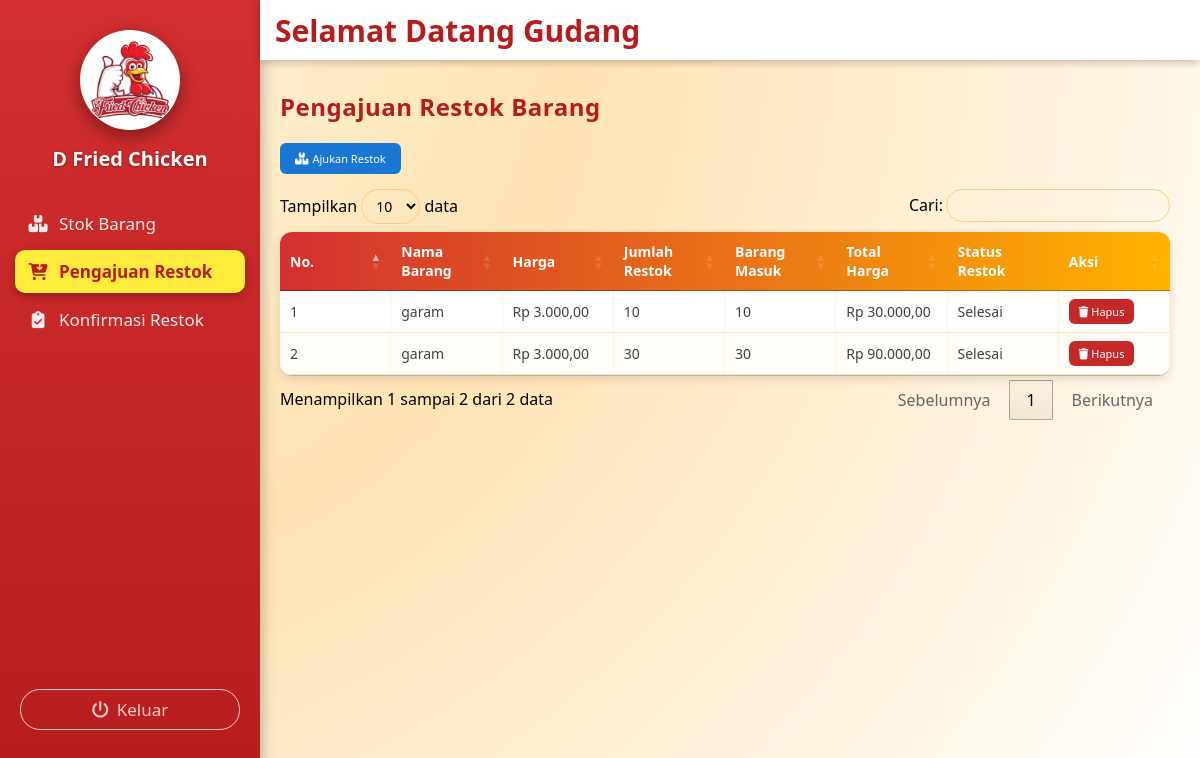
The page /gudang/pengajuan_restok/pengajuan_restok.php (signed in) on the database as committed earlier.
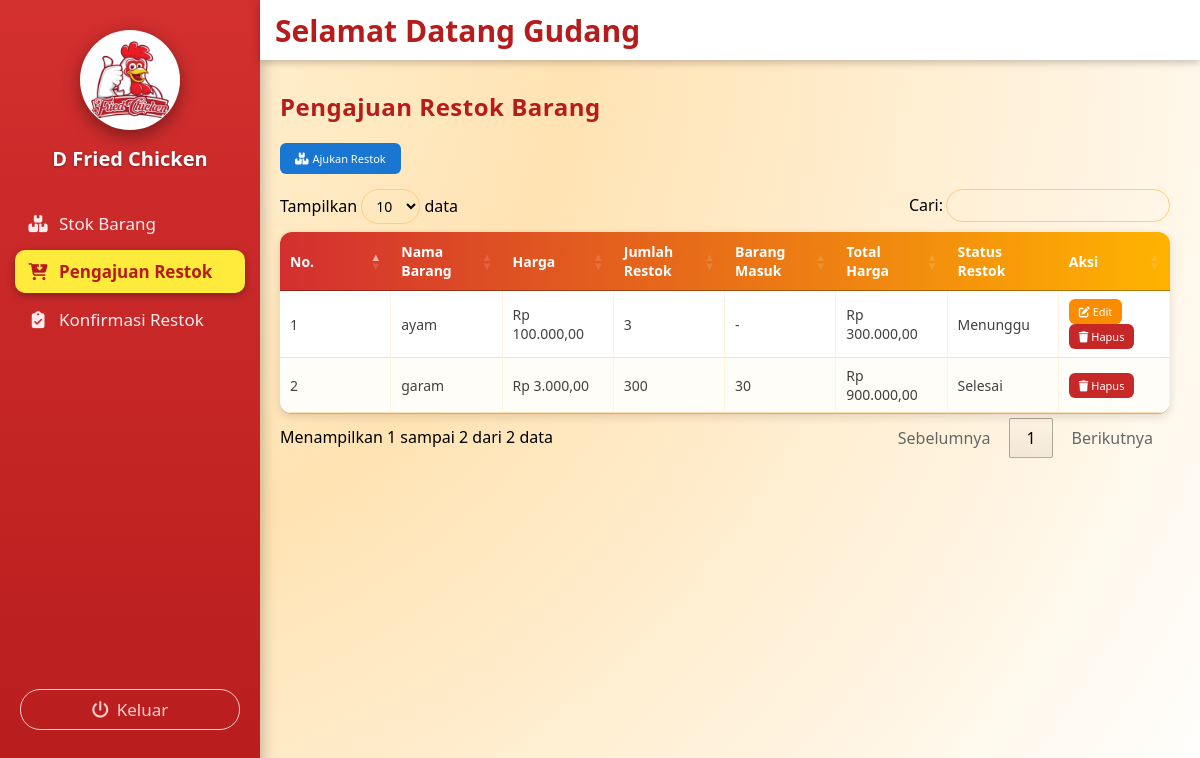
The same page on the database as committed later.
### tables this page shows
CREATE TABLE `restok_barang` (
  `Id_restok_barang` int NOT NULL,
  `Id_stok_gudang` int NOT NULL,
  `Nama_barang` varchar(15) DEFAULT NULL,
  `Harga` decimal(10,2) DEFAULT NULL,
  `Jumlah_restok` int DEFAULT NULL,
  `Total_harga` decimal(10,2) DEFAULT NULL,
  `Status` varchar(50) DEFAULT NULL
);

### gudang/pengajuan_restok/pengajuan_restok.php (the view, shortened to what this page needs)
<?php
include '../../koneksi/sidebargudang.php';
include '../../koneksi/koneksi.php';
?>
<link rel="stylesheet" href="https://cdn.datatables.net/1.13.6/css/jquery.dataTables.min.css">
<link rel="stylesheet" href="https://cdnjs.cloudflare.com/ajax/libs/font-awesome/6.5.0/css/all.min.css">
<div class="konten-utama">
  <h2>Pengajuan Restok Barang</h2>
  <button class="tombol tombol-tambah" id="btn-ajukan" onclick="bukaModalAjukan()">
    <i class="fa-solid fa-boxes-stacked"></i> Ajukan Restok
  </button>
  <table id="tabel-ajukan" class="tabel-ajukan">
    <thead>
     <tr>
  <th>No.</th>
  <th>Nama Barang</th>
  <th>Harga</th>
  <th>Jumlah Restok</th>
  <th>Barang Masuk</th>
  <th>Total Harga</th>
  <th>Status Restok</th>
  <th>Aksi</th>
</tr>
    </thead>
    <tbody>
      <?php
        $no = 1;
        $qAjukan = mysqli_query($conn, "
  SELECT
    r.*,
    COALESCE(SUM(bm.Barang_masuk), 0) AS barang_masuk
  FROM restok_barang r
  LEFT JOIN barang_masuk bm ON bm.Id_restok_barang = r.Id_restok_barang
  GROUP BY r.Id_restok_barang
  ORDER BY r.Id_restok_barang DESC
");
        while ($a = mysqli_fetch_assoc($qAjukan)) {
      ?>
      <tr>
        <td data-label="No"><?= $no++; ?></td>
<td data-label="Nama Barang"><?= htmlspecialchars($a['Nama_barang']); ?></td>
<td data-label="Harga">Rp <?= number_format($a['Harga'], 2, ',', '.'); ?></td>
<td data-label="Jumlah_Restok"><?= (int)$a['Jumlah_restok']; ?></td>
<td data-label="Barang Masuk">
  <?php
    $bm = isset($a['barang_masuk']) ? (int)$a['barang_masuk'] : 0;
    echo ($bm > 0) ? $bm : '-';
  ?>
</td>
<td data-label="Total_harga">Rp <?= number_format($a['Total_harga'], 2, ',', '.'); ?></td>
<td data-label="Status"><?= htmlspecialchars($a['Status']); ?></td>
<td data-label="Aksi">
          <?php if ($a['Status'] === 'Menunggu' || $a['Status'] === 'Ditolak'): ?>
            <button class="tombol-edit" onclick="editAjukan(<?= $a['Id_restok_barang']; ?>)">
              <i class="fa-solid fa-pen-to-square"></i> Edit
            </button>
            <button class="tombol-hapus" onclick="hapusAjukan(<?= $a['Id_restok_barang']; ?>)">
              <i class="fa-solid fa-trash"></i> Hapus
            </button>
          <?php elseif ($a['Status'] === 'Selesai'): ?>
            <button class="tombol-hapus" onclick="hapusAjukan(<?= $a['Id_restok_barang']; ?>)">
              <i class="fa-solid fa-trash"></i> Hapus
            </button>
          <?php else: ?>
            -
          <?php endif; ?>
        </td>
      </tr>
      <?php } ?>
    </tbody>
  </table>
</div>

Rows that differ between the two databases and show on the page:
removed restok_barang: Nama_barang "garam", Harga "3.000,00", Jumlah_restok "10", bm "10", Total_harga "30.000,00", Status "Selesai"
removed restok_barang: Nama_barang "garam", Harga "3.000,00", Jumlah_restok "30", bm "30", Total_harga "90.000,00", Status "Selesai"
added restok_barang: Nama_barang "ayam", Harga "100.000,00", Jumlah_restok "3", Total_harga "300.000,00", Status "Menunggu"
added restok_barang: Nama_barang "garam", Harga "3.000,00", Jumlah_restok "300", bm "30", Total_harga "900.000,00", Status "Selesai"
